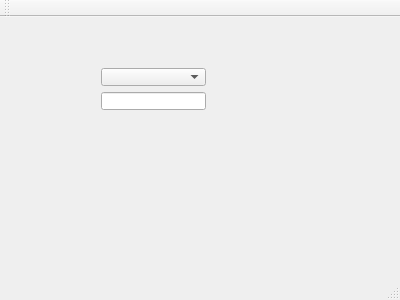
<?xml version="1.0" encoding="UTF-8"?>
<ui version="4.0">
 <class>MainWindow</class>
 <widget class="QMainWindow" name="MainWindow">
  <property name="geometry">
   <rect>
    <x>0</x>
    <y>0</y>
    <width>400</width>
    <height>300</height>
   </rect>
  </property>
  <property name="windowTitle">
   <string>MainWindow</string>
  </property>
  <widget class="QWidget" name="centralWidget">
   <widget class="QWidget" name="">
    <property name="geometry">
     <rect>
      <x>90</x>
      <y>40</y>
      <width>127</width>
      <height>64</height>
     </rect>
    </property>
    <layout class="QVBoxLayout" name="verticalLayout">
     <item>
      <widget class="QComboBox" name="comboBox_prenom"/>
     </item>
     <item>
      <widget class="QLineEdit" name="lineEdit_age"/>
     </item>
    </layout>
   </widget>
  </widget>
  <widget class="QMenuBar" name="menuBar">
   <property name="geometry">
    <rect>
     <x>0</x>
     <y>0</y>
     <width>400</width>
     <height>25</height>
    </rect>
   </property>
  </widget>
  <widget class="QToolBar" name="mainToolBar">
   <attribute name="toolBarArea">
    <enum>TopToolBarArea</enum>
   </attribute>
   <attribute name="toolBarBreak">
    <bool>false</bool>
   </attribute>
  </widget>
  <widget class="QStatusBar" name="statusBar"/>
 </widget>
 <layoutdefault spacing="6" margin="11"/>
 <resources/>
 <connections/>
</ui>
